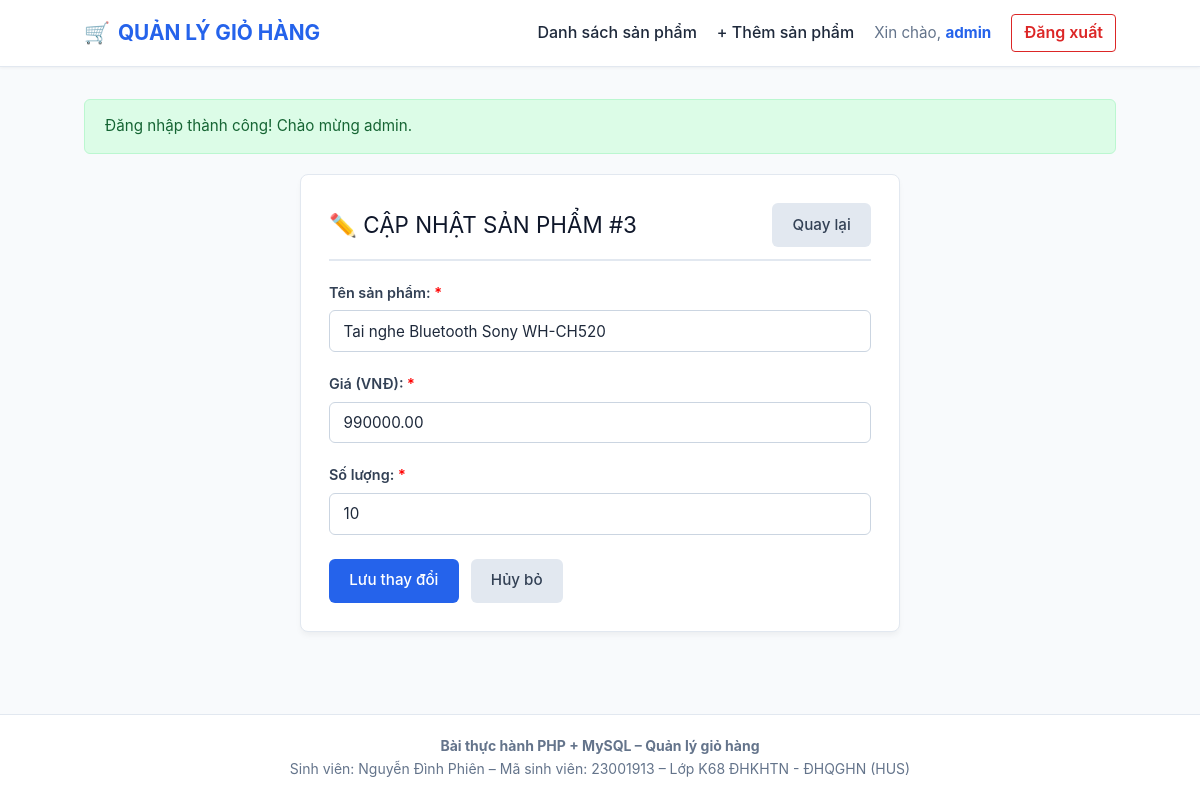
Screenshot of /buoi5/app/product_edit.php?id=3 (signed in) with the database file from the repository.
### tables this page shows
CREATE TABLE products (
    id INT PRIMARY KEY AUTO_INCREMENT,
    name VARCHAR(100) NOT NULL,
    price DECIMAL(10,2) NOT NULL,
    quantity INT NOT NULL
);

### buoi5/app/model/product.php (called while the page is built, shortened)
<?php
if (!function_exists('getProductById')) {
    function getProductById($id) {
        $pdo = getDBConnection();
        $sql = "SELECT * FROM products WHERE id = ?";
        $stmt = $pdo->prepare($sql);
        $stmt->execute([$id]);
        return $stmt->fetch();
    }
}

### buoi5/app/product_edit.php (the view, shortened to what this page needs)
<?php
require_once __DIR__ . '/model/product.php';
$id = filter_input(INPUT_GET, 'id', FILTER_VALIDATE_INT);
$product = getProductById($id);
    ?>
    <?php
$name = $product['name'];
$price = $product['price'];
$quantity = $product['quantity'];
require_once __DIR__ . '/view/header.php';
?>
<div style="max-width: 600px; margin: 0 auto;">
    <div class="card">
        <div class="card-title">
            <span>✏️ CẬP NHẬT SẢN PHẨM #<?= htmlspecialchars($id) ?></span>
            <a href="product_list.php" class="btn btn-secondary">Quay lại</a>
        </div>
        <form action="product_edit.php?id=<?= urlencode($id) ?>" method="POST">
            <div class="form-group">
                <label for="name">Tên sản phẩm: <span style="color:red;">*</span></label>
                <input type="text" id="name" name="name" value="<?= htmlspecialchars($name) ?>" required placeholder="Nhập tên sản phẩm...">
            </div>
            <div class="form-group">
                <label for="price">Giá (VNĐ): <span style="color:red;">*</span></label>
                <input type="number" id="price" name="price" step="0.01" min="0.01" value="<?= htmlspecialchars($price) ?>" required placeholder="Nhập giá sản phẩm...">
            </div>
            <div class="form-group">
                <label for="quantity">Số lượng: <span style="color:red;">*</span></label>
                <input type="number" id="quantity" name="quantity" min="0" step="1" value="<?= htmlspecialchars($quantity) ?>" required placeholder="Nhập số lượng...">
            </div>
            <div class="form-actions">
                <button type="submit" class="btn btn-primary">Lưu thay đổi</button>
                <a href="product_list.php" class="btn btn-secondary">Hủy bỏ</a>
            </div>
        </form>
    </div>
</div>
<?php
require_once __DIR__ . '/view/footer.php';
?>

### buoi5/app/assets/css/style.css (style rules this page uses)
:root { --primary-color: #2563eb; --primary-hover: #1d4ed8; --success-color: #16a34a; --success-hover: #15803d; --danger-color: #dc2626; --danger-hover: #b91c1c; --warning-color: #d97706; --bg-color: #f8fafc; --card-bg: #ffffff; --text-color: #1e293b; --text-muted: #64748b; --border-color: #e2e8f0; --font-family: -apple-system, BlinkMacSystemFont, "Segoe UI", Roboto, "Helvetica Neue", Arial, sans-serif; }
* { box-sizing: border-box; margin: 0; padding: 0; }
body { font-family: var(--font-family); background-color: var(--bg-color); color: var(--text-color); line-height: 1.6; min-height: 100vh; display: flex; flex-direction: column; }
.card { background: var(--card-bg); border: 1px solid var(--border-color); border-radius: 8px; padding: 1.75rem; box-shadow: 0 4px 6px -1px rgba(0, 0, 0, 0.05); margin-bottom: 1.5rem; }
.card-title { font-size: 1.4rem; margin-bottom: 1.25rem; color: #0f172a; display: flex; justify-content: space-between; align-items: center; border-bottom: 2px solid var(--border-color); padding-bottom: 0.75rem; }
.form-group { margin-bottom: 1.25rem; }
label { display: block; margin-bottom: 0.4rem; font-weight: 600; font-size: 0.9rem; color: #334155; }
input[type="text"], input[type="password"], input[type="number"], input[type="email"] { width: 100%; padding: 0.65rem 0.85rem; font-size: 0.95rem; font-family: inherit; border: 1px solid #cbd5e1; border-radius: 6px; background-color: #ffffff; color: var(--text-color); transition: border-color 0.15s, box-shadow 0.15s; }
.form-actions { margin-top: 1.5rem; display: flex; gap: 0.75rem; align-items: center; }
button, .btn { display: inline-block; padding: 0.6rem 1.2rem; font-size: 0.95rem; font-weight: 500; line-height: 1.5; border-radius: 6px; border: 1px solid transparent; cursor: pointer; text-decoration: none; text-align: center; transition: all 0.15s ease-in-out; font-family: inherit; }
.btn-primary { background-color: var(--primary-color); color: #ffffff; }
.btn-secondary { background-color: #e2e8f0; color: #334155; }

### rows the page displays
products: name "Tai nghe Bluetooth Sony WH-CH520", price "990000.00", quantity "10"

### other values shown
$currentUsername "admin"
$_SESSION['flash_success'] "Đăng nhập thành công! Chào mừng admin."
$id "3"
